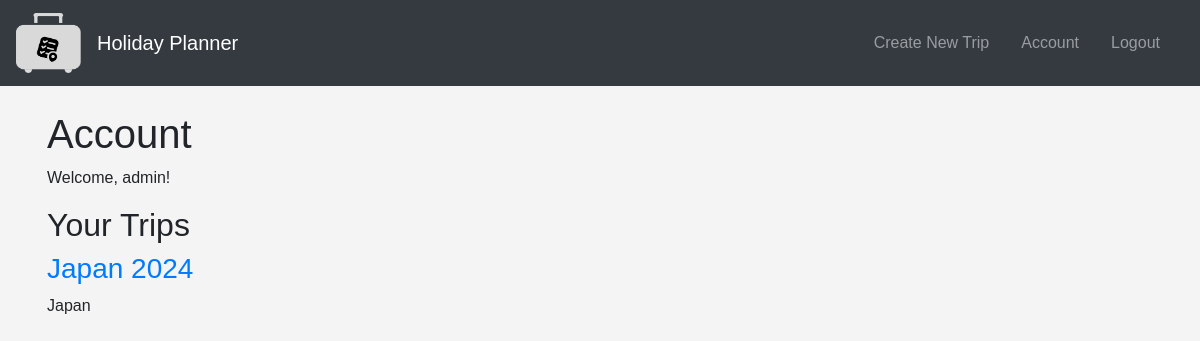
/account (signed in), run on an earlier commit of the app's database.
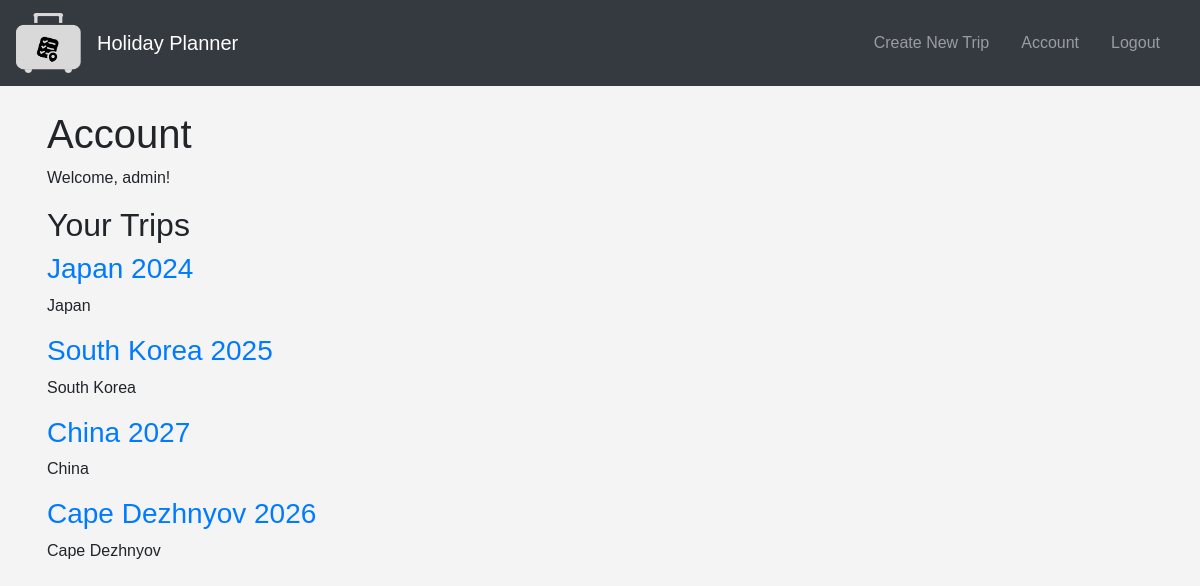
And on a later commit of the database.
### models.py (models this page shows, shortened)
class Trip(db.Model):
    id = db.Column(db.Integer, primary_key=True)
    name = db.Column(db.String(100), nullable=False)
    date_posted = db.Column(db.DateTime, nullable=False, default=datetime.utcnow)
    destination = db.Column(db.String(100), nullable=False)
    photo_file = db.Column(db.String(20), nullable=False, default='default.jpg')
    latitude = db.Column(db.Float, nullable=False)
    longitude = db.Column(db.Float, nullable=False)
    start_date = db.Column(db.DateTime, nullable=False)
    user_id = db.Column(db.Integer, db.ForeignKey('user.id'), nullable=False)
    itineraries = db.relationship('Itinerary', backref='trip', lazy=True, cascade="all, delete-orphan")

### routes.py (the view)
@app.route('/account')
@login_required
def account():
    user_trips = Trip.query.filter_by(user_id=current_user.id).all()
    return render_template('account.html', title='Account', trips=user_trips)

### models.py (called while the page is built)
@login_manager.user_loader
def load_user(user_id):
    return User.query.get(int(user_id))

### templates/account.html
{% extends "base.html" %}
{% block content %}
<h1>Account</h1>
<p>Welcome, {{ current_user.username }}!</p>
<h2>Your Trips</h2>
{% for trip in trips %}
    <div>
        <h3><a href="{{ url_for('trip', trip_id=trip.id) }}">{{ trip.name }}</a></h3>
        <p>{{ trip.destination }}</p>
    </div>
{% endfor %}
{% endblock %}

What changed in the data, as far as the page shows it:
added Trip: name "South Korea 2025", destination "South Korea"
added Trip: name "China 2027", destination "China"
added Trip: name "Cape Dezhnyov 2026", destination "Cape Dezhnyov"
